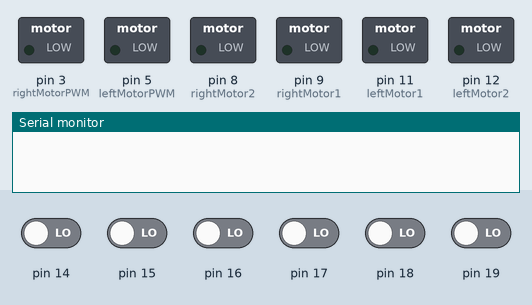
Simulated run of this sketch. Board: Arduino Uno, built with avr-gcc and run on an emulated ATmega328P. Parts: switched loads named in the sketch (green lamp = pin HIGH), the last lines printed to the serial monitor. Inputs (shaded band) come from the test bench; at power-on: pin 14–19 LOW.

Above: at 0.1 s.
At 4.6 s:
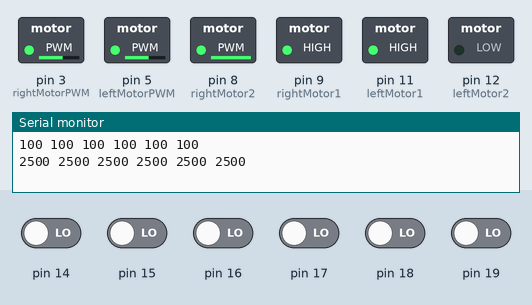
Timing chart, 0 to 6.1 s (numbered marks = the images above):
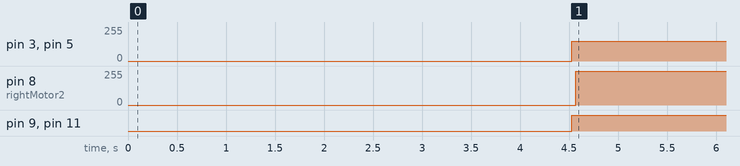

The sketch:

codePID.ino
```cpp
#include <QTRSensors.h>

#define Kp 0 // experiment to determine this, start by something small that just makes your bot follow the line at a slow speed
#define Kd 0 // experiment to determine this, slowly increase the speeds and adjust this value. ( Note: Kp < Kd)
#define rightMaxSpeed 200 // max speed of the robot
#define leftMaxSpeed 200 // max speed of the robot
#define rightBaseSpeed 150 // this is the speed at which the motors should spin when the robot is perfectly on the line
#define leftBaseSpeed 150  // this is the speed at which the motors should spin when the robot is perfectly on the line
#define NUM_SENSORS  6     // number of sensors used
#define TIMEOUT       2500  // waits for 2500 us for sensor outputs to go low
#define EMITTER_PIN   2     // emitter is controlled by digital pin 2

#define rightMotor1 9
#define rightMotor2 8
#define rightMotorPWM 3
#define leftMotor1 11
#define leftMotor2 12
#define leftMotorPWM 5
#define motorPower 8

QTRSensorsRC qtrrc((unsigned char[]) {
  14, 15, 16, 17, 18, 19
} , NUM_SENSORS, TIMEOUT, EMITTER_PIN); // sensor connected through analog pins A0 - A5 i.e. digital pins 14-19

unsigned int sensorValues[NUM_SENSORS];

void setup()
{
  pinMode(rightMotor1, OUTPUT);
  pinMode(rightMotor2, OUTPUT);
  pinMode(rightMotorPWM, OUTPUT);
  pinMode(leftMotor1, OUTPUT);
  pinMode(leftMotor2, OUTPUT);
  pinMode(leftMotorPWM, OUTPUT);
  pinMode(motorPower, OUTPUT);

  int i;
  for (int i = 0; i < 100; i++) // calibrate for sometime by sliding the sensors across the line, or you may use auto-calibration instead

    /* comment this part out for automatic calibration
      if ( i  < 25 || i >= 75 ) // turn to the left and right to expose the sensors to the brightest and darkest readings that may be encountered
       turn_right();
      else
       turn_left(); */
    qtrrc.calibrate();
  delay(20);
  wait();
  delay(2000); // wait for 2s to position the bot before entering the main loop

  // comment out for serial printing

  Serial.begin(9600);
  for (int i = 0; i < NUM_SENSORS; i++)
  {
    Serial.print(qtrrc.calibratedMinimumOn[i]);
    Serial.print(' ');
  }
  Serial.println();

  for (int i = 0; i < NUM_SENSORS; i++)
  {
    Serial.print(qtrrc.calibratedMaximumOn[i]);
    Serial.print(' ');
  }
  Serial.println();
  Serial.println();

}

int lastError = 0;

void loop()
{
  unsigned int sensors[6];
  int position = qtrrc.readLine(sensors); // get calibrated readings along with the line position, refer to the QTR Sensors Arduino Library for more details on line position.
  int error = position - 2500;

  int motorSpeed = Kp * error + Kd * (error - lastError);
  lastError = error;

  int rightMotorSpeed = rightBaseSpeed + motorSpeed;
  int leftMotorSpeed = leftBaseSpeed - motorSpeed;

  if (rightMotorSpeed > rightMaxSpeed ) rightMotorSpeed = rightMaxSpeed; // prevent the motor from going beyond max speed
  if (leftMotorSpeed > leftMaxSpeed ) leftMotorSpeed = leftMaxSpeed; // prevent the motor from going beyond max speed
  if (rightMotorSpeed < 0) rightMotorSpeed = 0; // keep the motor speed positive
  if (leftMotorSpeed < 0) leftMotorSpeed = 0; // keep the motor speed positive

  {
    digitalWrite(motorPower, HIGH); // move forward with appropriate speeds
    digitalWrite(rightMotor1, HIGH);
    digitalWrite(rightMotor2, LOW);
    analogWrite(rightMotorPWM, rightMotorSpeed);
    digitalWrite(motorPower, HIGH);
    digitalWrite(leftMotor1, HIGH);
    digitalWrite(leftMotor2, LOW);
    analogWrite(leftMotorPWM, leftMotorSpeed);
  }
}

void wait() {
  digitalWrite(motorPower, LOW);
}
```

Measured:
- by itself, pin 3 (rightMotorPWM), pin 5 (leftMotorPWM): 0/255 → 150/255 at 4.5 s
- by itself, pin 8 (rightMotor2): 0/255 → 254/255 at 4.6 s
- by itself, pin 9 (rightMotor1), pin 11 (leftMotor1): LOW → HIGH at 4.5 s
